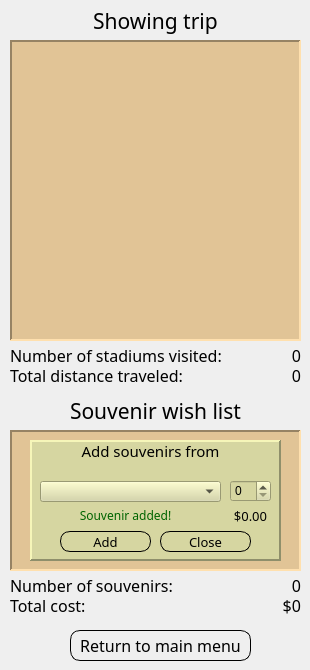
    <widget class="QWidget" name="showTripPage">
     <widget class="QLabel" name="showTripLabel">
      <property name="geometry">
       <rect>
        <x>70</x>
        <y>0</y>
        <width>171</width>
        <height>41</height>
       </rect>
      </property>
      <property name="font">
       <font>
        <family>Arial Rounded MT Bold</family>
        <pointsize>16</pointsize>
        <weight>50</weight>
        <italic>false</italic>
        <bold>false</bold>
       </font>
      </property>
      <property name="styleSheet">
       <string notr="true">background-color: transparent</string>
      </property>
      <property name="text">
       <string>Showing trip</string>
      </property>
      <property name="alignment">
       <set>Qt::AlignCenter</set>
      </property>
     </widget>
     <widget class="QTableWidget" name="showTripTableWidget">
      <property name="geometry">
       <rect>
        <x>10</x>
        <y>40</y>
        <width>291</width>
        <height>301</height>
       </rect>
      </property>
      <property name="font">
       <font>
        <family>Arial Rounded MT Bold</family>
        <pointsize>10</pointsize>
       </font>
      </property>
      <property name="styleSheet">
       <string notr="true">background-color: rgb(225, 196, 150);</string>
      </property>
      <property name="frameShape">
       <enum>QFrame::Panel</enum>
      </property>
      <property name="frameShadow">
       <enum>QFrame::Sunken</enum>
      </property>
      <property name="lineWidth">
       <number>2</number>
      </property>
      <property name="editTriggers">
       <set>QAbstractItemView::NoEditTriggers</set>
      </property>
      <property name="alternatingRowColors">
       <bool>false</bool>
      </property>
      <property name="verticalScrollMode">
       <enum>QAbstractItemView::ScrollPerPixel</enum>
      </property>
      <property name="horizontalScrollMode">
       <enum>QAbstractItemView::ScrollPerPixel</enum>
      </property>
      <attribute name="horizontalHeaderVisible">
       <bool>false</bool>
      </attribute>
      <attribute name="verticalHeaderVisible">
       <bool>false</bool>
      </attribute>
     </widget>
     <widget class="QTableWidget" name="souvListTableWidget">
      <property name="geometry">
       <rect>
        <x>10</x>
        <y>430</y>
        <width>291</width>
        <height>141</height>
       </rect>
      </property>
      <property name="font">
       <font>
        <family>Arial Rounded MT Bold</family>
        <pointsize>10</pointsize>
       </font>
      </property>
      <property name="styleSheet">
       <string notr="true">background-color: rgb(225, 196, 150);</string>
      </property>
      <property name="frameShape">
       <enum>QFrame::Panel</enum>
      </property>
      <property name="frameShadow">
       <enum>QFrame::Sunken</enum>
      </property>
      <property name="lineWidth">
       <number>2</number>
      </property>
      <property name="editTriggers">
       <set>QAbstractItemView::NoEditTriggers</set>
      </property>
      <property name="verticalScrollMode">
       <enum>QAbstractItemView::ScrollPerPixel</enum>
      </property>
      <property name="horizontalScrollMode">
       <enum>QAbstractItemView::ScrollPerPixel</enum>
      </property>
      <attribute name="horizontalHeaderVisible">
       <bool>false</bool>
      </attribute>
      <attribute name="verticalHeaderVisible">
       <bool>false</bool>
      </attribute>
     </widget>
     <widget class="QLabel" name="souvWishListLabel">
      <property name="geometry">
       <rect>
        <x>10</x>
        <y>400</y>
        <width>291</width>
        <height>21</height>
       </rect>
      </property>
      <property name="font">
       <font>
        <family>Arial Rounded MT Bold</family>
        <pointsize>16</pointsize>
        <weight>50</weight>
        <italic>false</italic>
        <bold>false</bold>
       </font>
      </property>
      <property name="styleSheet">
       <string notr="true">background-color: transparent</string>
      </property>
      <property name="text">
       <string>Souvenir wish list</string>
      </property>
      <property name="alignment">
       <set>Qt::AlignCenter</set>
      </property>
     </widget>
     <widget class="QLabel" name="numStadLabel">
      <property name="geometry">
       <rect>
        <x>10</x>
        <y>340</y>
        <width>231</width>
        <height>31</height>
       </rect>
      </property>
      <property name="font">
       <font>
        <family>Arial Rounded MT Bold</family>
        <pointsize>12</pointsize>
        <weight>50</weight>
        <italic>false</italic>
        <bold>false</bold>
       </font>
      </property>
      <property name="styleSheet">
       <string notr="true">background-color: transparent</string>
      </property>
      <property name="text">
       <string>Number of stadiums visited:</string>
      </property>
      <property name="alignment">
       <set>Qt::AlignLeading|Qt::AlignLeft|Qt::AlignVCenter</set>
      </property>
     </widget>
     <widget class="QLabel" name="tripTotalDistLabel">
      <property name="geometry">
       <rect>
        <x>10</x>
        <y>360</y>
        <width>221</width>
        <height>31</height>
       </rect>
      </property>
      <property name="font">
       <font>
        <family>Arial Rounded MT Bold</family>
        <pointsize>12</pointsize>
        <weight>50</weight>
        <italic>false</italic>
        <bold>false</bold>
       </font>
      </property>
      <property name="styleSheet">
       <string notr="true">background-color: transparent</string>
      </property>
      <property name="text">
       <string>Total distance traveled: </string>
      </property>
      <property name="alignment">
       <set>Qt::AlignLeading|Qt::AlignLeft|Qt::AlignVCenter</set>
      </property>
     </widget>
     <widget class="QLabel" name="numStadValLabel">
      <property name="geometry">
       <rect>
        <x>240</x>
        <y>340</y>
        <width>61</width>
        <height>31</height>
       </rect>
      </property>
      <property name="font">
       <font>
        <family>Arial Rounded MT Bold</family>
        <pointsize>12</pointsize>
        <weight>50</weight>
        <italic>false</italic>
        <bold>false</bold>
       </font>
      </property>
      <property name="styleSheet">
       <string notr="true">background-color: transparent</string>
      </property>
      <property name="text">
       <string>0</string>
      </property>
      <property name="alignment">
       <set>Qt::AlignRight|Qt::AlignTrailing|Qt::AlignVCenter</set>
      </property>
     </widget>
     <widget class="QLabel" name="tripTotalDistValLabel">
      <property name="geometry">
       <rect>
        <x>230</x>
        <y>360</y>
        <width>71</width>
        <height>31</height>
       </rect>
      </property>
      <property name="font">
       <font>
        <family>Arial Rounded MT Bold</family>
        <pointsize>12</pointsize>
        <weight>50</weight>
        <italic>false</italic>
        <bold>false</bold>
       </font>
      </property>
      <property name="styleSheet">
       <string notr="true">background-color: transparent</string>
      </property>
      <property name="text">
       <string>0</string>
      </property>
      <property name="alignment">
       <set>Qt::AlignRight|Qt::AlignTrailing|Qt::AlignVCenter</set>
      </property>
     </widget>
     <widget class="QPushButton" name="tripPlanResetPush">
      <property name="geometry">
       <rect>
        <x>70</x>
        <y>630</y>
        <width>181</width>
        <height>31</height>
       </rect>
      </property>
      <property name="font">
       <font>
        <family>Arial Rounded MT Bold</family>
        <pointsize>12</pointsize>
       </font>
      </property>
      <property name="cursor">
       <cursorShape>PointingHandCursor</cursorShape>
      </property>
      <property name="styleSheet">
       <string notr="true">QPushButton
{
	border: 1px;
	border-radius: 10px;
	border-style: outset;
}

QPushButton:hover
{
	background-color: rgb(255, 221, 170);
}

QPushButton:pressed
{
	background-color: rgb(212, 185, 141);
}</string>
      </property>
      <property name="text">
       <string>Return to main menu</string>
      </property>
     </widget>
     <widget class="QLabel" name="numSouvLabel">
      <property name="geometry">
       <rect>
        <x>10</x>
        <y>570</y>
        <width>181</width>
        <height>31</height>
       </rect>
      </property>
      <property name="font">
       <font>
        <family>Arial Rounded MT Bold</family>
        <pointsize>12</pointsize>
        <weight>50</weight>
        <italic>false</italic>
        <bold>false</bold>
       </font>
      </property>
      <property name="styleSheet">
       <string notr="true">background-color: transparent</string>
      </property>
      <property name="text">
       <string>Number of souvenirs:</string>
      </property>
      <property name="alignment">
       <set>Qt::AlignLeading|Qt::AlignLeft|Qt::AlignVCenter</set>
      </property>
     </widget>
     <widget class="QLabel" name="totalSouvCostLabel">
      <property name="geometry">
       <rect>
        <x>10</x>
        <y>590</y>
        <width>111</width>
        <height>31</height>
       </rect>
      </property>
      <property name="font">
       <font>
        <family>Arial Rounded MT Bold</family>
        <pointsize>12</pointsize>
        <weight>50</weight>
        <italic>false</italic>
        <bold>false</bold>
       </font>
      </property>
      <property name="styleSheet">
       <string notr="true">background-color: transparent</string>
      </property>
      <property name="text">
       <string>Total cost:</string>
      </property>
      <property name="alignment">
       <set>Qt::AlignLeading|Qt::AlignLeft|Qt::AlignVCenter</set>
      </property>
     </widget>
     <widget class="QLabel" name="totalSouvCostValLabel">
      <property name="geometry">
       <rect>
        <x>120</x>
        <y>590</y>
        <width>181</width>
        <height>31</height>
       </rect>
      </property>
      <property name="font">
       <font>
        <family>Arial Rounded MT Bold</family>
        <pointsize>12</pointsize>
        <weight>50</weight>
        <italic>false</italic>
        <bold>false</bold>
       </font>
      </property>
      <property name="styleSheet">
       <string notr="true">background-color: transparent</string>
      </property>
      <property name="text">
       <string>$0</string>
      </property>
      <property name="alignment">
       <set>Qt::AlignRight|Qt::AlignTrailing|Qt::AlignVCenter</set>
      </property>
     </widget>
     <widget class="QLabel" name="numSouvValLabel">
      <property name="geometry">
       <rect>
        <x>190</x>
        <y>570</y>
        <width>111</width>
        <height>31</height>
       </rect>
      </property>
      <property name="font">
       <font>
        <family>Arial Rounded MT Bold</family>
        <pointsize>12</pointsize>
        <weight>50</weight>
        <italic>false</italic>
        <bold>false</bold>
       </font>
      </property>
      <property name="styleSheet">
       <string notr="true">background-color: transparent</string>
      </property>
      <property name="text">
       <string>0</string>
      </property>
      <property name="alignment">
       <set>Qt::AlignRight|Qt::AlignTrailing|Qt::AlignVCenter</set>
      </property>
     </widget>
     <widget class="QLabel" name="clickToAddLabel">
      <property name="geometry">
       <rect>
        <x>70</x>
        <y>480</y>
        <width>181</width>
        <height>41</height>
       </rect>
      </property>
      <property name="font">
       <font>
        <family>Arial Rounded MT Bold</family>
        <pointsize>10</pointsize>
        <weight>50</weight>
        <italic>false</italic>
        <bold>false</bold>
       </font>
      </property>
      <property name="styleSheet">
       <string notr="true">background-color: transparent</string>
      </property>
      <property name="text">
       <string>Click on a stadium above to add souvenirs</string>
      </property>
      <property name="alignment">
       <set>Qt::AlignCenter</set>
      </property>
      <property name="wordWrap">
       <bool>true</bool>
      </property>
     </widget>
     <widget class="QFrame" name="addSouvFrame">
      <property name="geometry">
       <rect>
        <x>30</x>
        <y>440</y>
        <width>251</width>
        <height>121</height>
       </rect>
      </property>
      <property name="styleSheet">
       <string notr="true">background-color: rgb(214, 214, 161);</string>
      </property>
      <property name="frameShape">
       <enum>QFrame::Panel</enum>
      </property>
      <property name="frameShadow">
       <enum>QFrame::Raised</enum>
      </property>
      <property name="lineWidth">
       <number>2</number>
      </property>
      <widget class="QLabel" name="addSouvFromLabel">
       <property name="geometry">
        <rect>
         <x>10</x>
         <y>0</y>
         <width>221</width>
         <height>41</height>
        </rect>
       </property>
       <property name="font">
        <font>
         <family>Arial Rounded MT Bold</family>
         <pointsize>11</pointsize>
         <weight>50</weight>
         <italic>false</italic>
         <bold>false</bold>
        </font>
       </property>
       <property name="styleSheet">
        <string notr="true">background-color: transparent</string>
       </property>
       <property name="text">
        <string>Add souvenirs from
</string>
       </property>
       <property name="alignment">
        <set>Qt::AlignCenter</set>
       </property>
      </widget>
      <widget class="QComboBox" name="addSouvComboBox">
       <property name="geometry">
        <rect>
         <x>10</x>
         <y>41</y>
         <width>181</width>
         <height>21</height>
        </rect>
       </property>
       <property name="font">
        <font>
         <family>Arial Rounded MT Bold</family>
        </font>
       </property>
       <property name="cursor">
        <cursorShape>PointingHandCursor</cursorShape>
       </property>
       <property name="styleSheet">
        <string notr="true"/>
       </property>
      </widget>
      <widget class="QSpinBox" name="addSouvQtySpin">
       <property name="geometry">
        <rect>
         <x>200</x>
         <y>40</y>
         <width>41</width>
         <height>22</height>
        </rect>
       </property>
       <property name="cursor">
        <cursorShape>PointingHandCursor</cursorShape>
       </property>
       <property name="styleSheet">
        <string notr="true"/>
       </property>
      </widget>
      <widget class="QLabel" name="addSouvPriceLabel">
       <property name="geometry">
        <rect>
         <x>190</x>
         <y>65</y>
         <width>61</width>
         <height>21</height>
        </rect>
       </property>
       <property name="font">
        <font>
         <family>Arial Rounded MT Bold</family>
         <pointsize>10</pointsize>
         <weight>50</weight>
         <italic>false</italic>
         <bold>false</bold>
        </font>
       </property>
       <property name="styleSheet">
        <string notr="true">background-color: transparent</string>
       </property>
       <property name="text">
        <string>$0.00</string>
       </property>
       <property name="alignment">
        <set>Qt::AlignCenter</set>
       </property>
      </widget>
      <widget class="QPushButton" name="addSouvPush">
       <property name="geometry">
        <rect>
         <x>30</x>
         <y>91</y>
         <width>91</width>
         <height>21</height>
        </rect>
       </property>
       <property name="font">
        <font>
         <family>Arial Rounded MT Bold</family>
         <pointsize>10</pointsize>
        </font>
       </property>
       <property name="cursor">
        <cursorShape>PointingHandCursor</cursorShape>
       </property>
       <property name="styleSheet">
        <string notr="true">QPushButton
{
	border: 1px;
	border-radius: 10px;
	border-style: outset;
}

QPushButton:hover
{
	background-color: rgb(255, 221, 170);
}

QPushButton:pressed
{
	background-color: rgb(212, 185, 141);
}</string>
       </property>
       <property name="text">
        <string>Add</string>
       </property>
      </widget>
      <widget class="QPushButton" name="addSouvClosePush">
       <property name="geometry">
        <rect>
         <x>130</x>
         <y>91</y>
         <width>91</width>
         <height>21</height>
        </rect>
       </property>
       <property name="font">
        <font>
         <family>Arial Rounded MT Bold</family>
         <pointsize>10</pointsize>
         <weight>50</weight>
         <italic>false</italic>
         <bold>false</bold>
        </font>
       </property>
       <property name="cursor">
        <cursorShape>PointingHandCursor</cursorShape>
       </property>
       <property name="styleSheet">
        <string notr="true">QPushButton
{
	border: 1px;
	border-radius: 10px;
	border-style: outset;
}

QPushButton:hover
{
	background-color: rgb(255, 221, 170);
}

QPushButton:pressed
{
	background-color: rgb(212, 185, 141);
}</string>
       </property>
       <property name="text">
        <string>Close</string>
       </property>
      </widget>
      <widget class="QLabel" name="souvAddedLabel">
       <property name="geometry">
        <rect>
         <x>0</x>
         <y>65</y>
         <width>191</width>
         <height>21</height>
        </rect>
       </property>
       <property name="font">
        <font>
         <family>Arial Rounded MT Bold</family>
         <pointsize>9</pointsize>
         <weight>50</weight>
         <italic>false</italic>
         <bold>false</bold>
        </font>
       </property>
       <property name="styleSheet">
        <string notr="true">QLabel
{
	background-color: transparent;
	color: darkGreen;
}</string>
       </property>
       <property name="text">
        <string>Souvenir added!</string>
       </property>
       <property name="alignment">
        <set>Qt::AlignCenter</set>
       </property>
      </widget>
      <zorder>addSouvFromLabel</zorder>
      <zorder>addSouvComboBox</zorder>
      <zorder>addSouvQtySpin</zorder>
      <zorder>addSouvPush</zorder>
      <zorder>addSouvClosePush</zorder>
      <zorder>souvAddedLabel</zorder>
      <zorder>addSouvPriceLabel</zorder>
     </widget>
    </widget>
